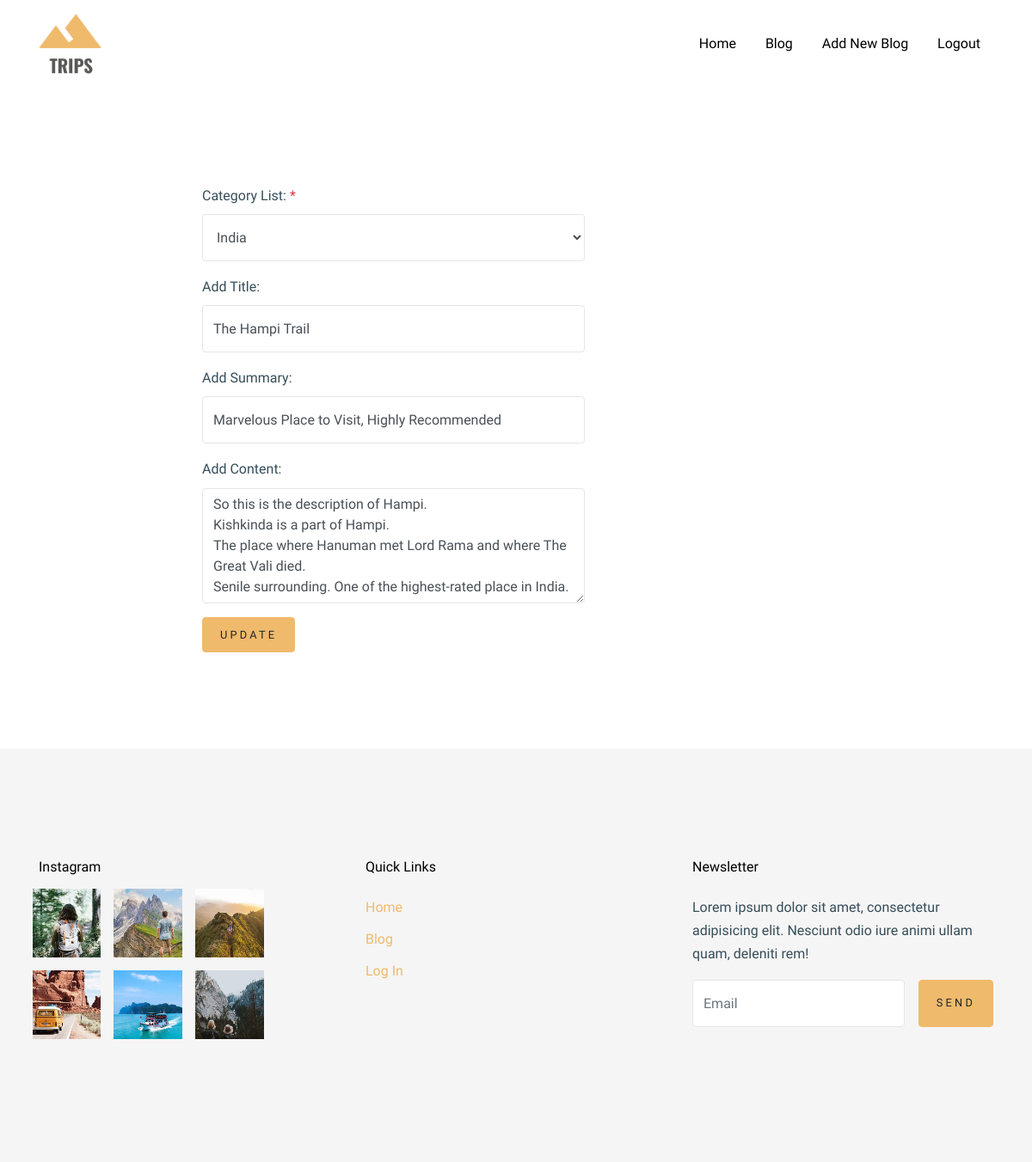
The app's page /AUTHOR/edit_blog.php?post_id=201 (signed in) with its own data.
### tables this page shows
CREATE TABLE `post_category_table` (
  `POST_ID` varchar(50) NOT NULL,
  `CATEGORY_ID` varchar(50) NOT NULL,
  `DELFLAG` tinyint(4) NOT NULL DEFAULT 1 COMMENT '1-NOt Deleted, 2- Deleted'
);

CREATE TABLE `category_table` (
  `CATEGORY_ID` varchar(50) NOT NULL,
  `PARENT_ID` varchar(50) NOT NULL,
  `TITLE` varchar(100) NOT NULL,
  `METATITLE` varchar(100) NOT NULL,
  `SLUG` varchar(50) NOT NULL,
  `CONTENT` varchar(255) NOT NULL
);

CREATE TABLE `post_details` (
  `POST_ID` varchar(50) NOT NULL,
  `USER_ID` varchar(50) NOT NULL,
  `PARENT_ID` varchar(50) NOT NULL,
  `TITLE` varchar(50) NOT NULL,
  `SLUG` varchar(50) NOT NULL,
  `SUMMARY` varchar(500) NOT NULL,
  `PUBLISHED` tinyint(4) NOT NULL COMMENT '1-Published, 2-Unpublished',
  `DATE_CREATED` datetime NOT NULL,
  `DATE_MODIFIED` datetime NOT NULL,
  `PUBLISHED_ON` date NOT NULL,
  `CONTENT` longtext NOT NULL,
  `DELFLAG` tinyint(4) NOT NULL DEFAULT 1 COMMENT '1- Not Deleted, 2- Deleted'
);

### AUTHOR/class/author_class.php (called while the page is built, shortened)
<?php
	$path = '../class/';
	include_once($path.'config.php');
class AuthorClass
{
	function getCategoryData()
	{
		global $con;
		$fetch_category = "SELECT `CATEGORY_ID`, `TITLE` FROM `category_table`";
        $selresult = $con->query($fetch_category);
			while($final = $selresult->fetch_assoc())
			{
				$finalArray[$final['CATEGORY_ID']]=$final;
			}
		return $finalArray;
	}
	function getPostEditData($post_id)
	{
		global $con;
		$fetch_cate_id = "SELECT CATEGORY_ID, POST_ID from post_category_table WHERE DELFLAG = 1 AND POST_ID = '".$post_id."'";
        	$result = $con->query($fetch_cate_id);
			while($id_row = $result->fetch_assoc())
			{
				$cate_id[$id_row['POST_ID']]=$id_row['CATEGORY_ID'];
				$cate_id_val=$id_row['CATEGORY_ID'];
			}
		$fetch_category = "SELECT CATEGORY_ID, TITLE FROM category_table WHERE CATEGORY_ID = '".$cate_id_val."'";
        	$result_cate = $con->query($fetch_category);
			while($row = $result_cate->fetch_assoc())
			{
				$cate_array[$row['CATEGORY_ID']]=$row;
			}
			foreach ($cate_id as $key => $value) {
				foreach ($cate_array as $keys => $values) {
					if($value == $keys)
					{
						$cate_id[$key] = $values;
					}
				}
			}
		$fetch_post_dets = "SELECT `POST_ID`, `USER_ID`, `PARENT_ID`, `TITLE`, `SLUG`, `SUMMARY`, `PUBLISHED`, `DATE_CREATED`, `DATE_MODIFIED`, `PUBLISHED_ON`, `CONTENT` FROM `post_details` WHERE DELFLAG = 1 AND POST_ID = '".$post_id."'";
        	$result_post = $con->query($fetch_post_dets);
			while($row = $result_post->fetch_assoc())
			{
				$row['CATE_DETAIL'] = $cate_id[$row['POST_ID']];
				$post_array=$row;
			}
		return $post_array;
	}
}
	$author_class = new AuthorClass();
?>

### AUTHOR/edit_blog.php (the view, shortened to what this page needs)
<?php
    $path = '../';
    include_once($path."class/login.php");
    include_once("class/author_class.php");
      $post_id = $_GET['post_id'];
    $categoryList = $author_class->getCategoryData();
    $PostData = $author_class->getPostEditData($post_id);
?>
<!doctype html>
<html lang="en">
  <head>
    <link rel="stylesheet" href="fonts/icomoon/style.css">
    <link rel="stylesheet" href="css/bootstrap.min.css">
    <link rel="stylesheet" href="css/bootstrap-datepicker.css">
    <link rel="stylesheet" href="css/jquery.fancybox.min.css">
    <link rel="stylesheet" href="css/owl.carousel.min.css">
    <link rel="stylesheet" href="css/owl.theme.default.min.css">
    <link rel="stylesheet" href="fonts/flaticon/font/flaticon.css">
    <link rel="stylesheet" href="css/aos.css">
    <link rel="stylesheet" href="css/style.css">
  </head>
  <body data-spy="scroll" data-target=".site-navbar-target" data-offset="300">
    <div class="site-wrap" id="home-section">
      <?php include_once('headerAuthor.php'); ?>
    <div class="site-section">
      <div class="container">
        <div class="row">
          <div class="col-10 offset-2">
            <form>
              <div class="row">
                <div class="col-sm-12 col-lg-6 col-md-6">
                  <div class="form-group">
                    <label for="clinic">Category List: <span class="text-danger">*</span></label>
                    <select class="form-control" id="category" name="category">
                      <?php
                        foreach ($categoryList as $key => $value) {
                      ?>
                          <option id="<?php echo $value['CATEGORY_ID']; ?>"<?php echo  ($PostData['CATE_DETAIL']['TITLE'] == $value['TITLE']) ? " selected='selected'" : ""; ?>><?php echo $value['TITLE']; ?></option>
                      <?php
                        }
                      ?>
                    </select>
                  </div>
                </div>
              </div>
              <div class="row">
                <div class="col-sm-12 col-lg-6 col-md-6">
                  <div class="form-group">
                    <label for="title">Add Title:</label>
                    <input type="text" class="form-control" id="tilte" name="title" value="<?php echo $PostData['TITLE']; ?>">
                  </div>
                </div>
              </div>
              <div class="row">
                <div class="col-sm-12 col-lg-6 col-md-6">
                  <div class="form-group">
                    <label for="summ">Add Summary:</label>
                    <input type="text" class="form-control" id="summ" name="summary" value="<?php echo $PostData['SUMMARY']; ?>">
                  </div>
                </div>
              </div>
              <div class="row">
                <div class="col-sm-12 col-lg-6 col-md-6">
                  <div class="form-group">
                    <label for="comment">Add Content:</label>
                      <textarea class="form-control" rows="5" id="comment" name="comment"><?php echo $PostData['CONTENT']; ?></textarea>
                  </div>
                </div>
              </div>
              <div class="row">
                <div class="col-sm-12 col-lg-6 col-md-6">
                    <button type="button" class="btn btn-primary btnupdate">Update</button>
                </div>
              </div>
            </form>
          </div>
        </div>
      </div>
  </div>
    <footer class="site-footer bg-light">
      <div class="container">
        <div class="row">
          <div class="col-lg-3">
            <h2 class="footer-heading mb-3">Instagram</h2>
            <div class="row">
              <div class="col-4 gal_col">
                <a href="#"><img src="images/insta_1.jpg" alt="Image" class="img-fluid"></a>
              </div>
              <div class="col-4 gal_col">
                <a href="#"><img src="images/insta_2.jpg" alt="Image" class="img-fluid"></a>
              </div>
              <div class="col-4 gal_col">
                <a href="#"><img src="images/insta_3.jpg" alt="Image" class="img-fluid"></a>
              </div>
              <div class="col-4 gal_col">
                <a href="#"><img src="images/insta_4.jpg" alt="Image" class="img-fluid"></a>
              </div>
              <div class="col-4 gal_col">
                <a href="#"><img src="images/insta_5.jpg" alt="Image" class="img-fluid"></a>
              </div>
              <div class="col-4 gal_col">
                <a href="#"><img src="images/insta_6.jpg" alt="Image" class="img-fluid"></a>
              </div>
            </div>
          </div>
          <div class="col-lg-8 ml-auto">
            <div class="row">
              <div class="col-lg-6 ml-auto">
                <h2 class="footer-heading mb-4">Quick Links</h2>
                <ul class="list-unstyled">
                  <li><a href="#">Home</a></li>
                  <li><a href="#">Blog</a></li>
                  <li><a href="#">Log In</a></li>
                </ul>
              </div>
              <div class="col-lg-6">
                <h2 class="footer-heading mb-4">Newsletter</h2>
                <p>Lorem ipsum dolor sit amet, consectetur adipisicing elit. Nesciunt odio iure animi ullam quam, deleniti rem!</p>
                <form action="#" class="d-flex" class="subscribe">
                  <input type="text" class="form-control mr-3" placeholder="Email">
                  <input type="submit" value="Send" class="btn btn-primary">
                </form>
              </div>
            </div>
          </div>
        </div>
      </div>
    </footer>
    </div>
  </body>
</html>

### AUTHOR/css/style.css (style rules this page uses)
html { overflow-x: hidden; }
body { line-height: 1.7; color: #364d59 !important; font-weight: 300; font-size: 1rem; font-family: "Work Sans", sans-serif; }
a { -webkit-transition: .3s all ease; -o-transition: .3s all ease; transition: .3s all ease; text-decoration: none; }
h1, h2, h3, h4, h5, .h1, .h2, .h3, .h4, .h5 { color: #000; font-family: "Work Sans", sans-serif; }
.btn { font-size: .8rem; text-transform: uppercase; letter-spacing: .2rem; padding: 10px 20px; text-decoration: none; }
.form-control { height: 55px; background: #fff !important; font-family: "Work Sans", -apple-system, BlinkMacSystemFont, "Segoe UI", Roboto, "Helvetica Neue", Arial, "Noto Sans", sans-serif, "Apple Color Emoji", "Segoe UI Emoji", "Segoe UI Symbol", "Noto Color Emoji"; }
.site-section { padding: 2.5em 0; }
@media (min-width: 768px) { .site-section { padding: 5em 0; } }
.site-footer { padding: 4em 0; background: #efba6c; }
@media (min-width: 768px) { .site-footer { padding: 8em 0; } }
.site-footer ul li { margin-bottom: 10px; }
.site-footer .footer-heading { font-size: 16px; }
.site-section { padding: 7rem 0; }
.form-control { border: none; border: 1px solid #e6e6e6; }
.bg-light { background-color: #f6f5f5 !important; }
.row > .gal_col { padding-right: 7.5px; padding-left: 7.5px; margin-bottom: 15px; }

### records on screen
post_category_table: category "India", title "The Hampi Trail", summary "Marvelous Place to Visit, Highly Recommended", comment "So this is the description of Hampi. Kishkinda is a part of Hampi. The place where Hanuman met Lord Rama and where The Great Vali died. Senile surrounding. One of the highest-rated place in India."
